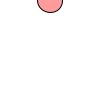
Frame 1 (no input)
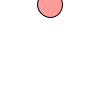
Frame 60 (the mouse pressed at the canvas centre just before this capture)
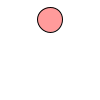
Frame 120 (the mouse held since frame 60 and released just before this capture)

The Processing sketch that drew these frames (run headless with seeded random() and noise(); from frame 60 on, the mouse is pressed at the canvas centre):

// Processing sketch: program9
// ── program9.pde
float posy, gravity, count, fps;

void setup() {
  size(100, 100);
  gravity = 9.8;
  fps = 60;
  count = 0;
  frameRate(fps);
}

void draw() {
  background(255);
  ball();
}

void ball() {
  count+=1;
  posy = (1.0/2.0)*gravity*sq(count/fps);
  fill(255, 0, 0, 100);
  ellipse(width/2, posy, 25, 25);
}
